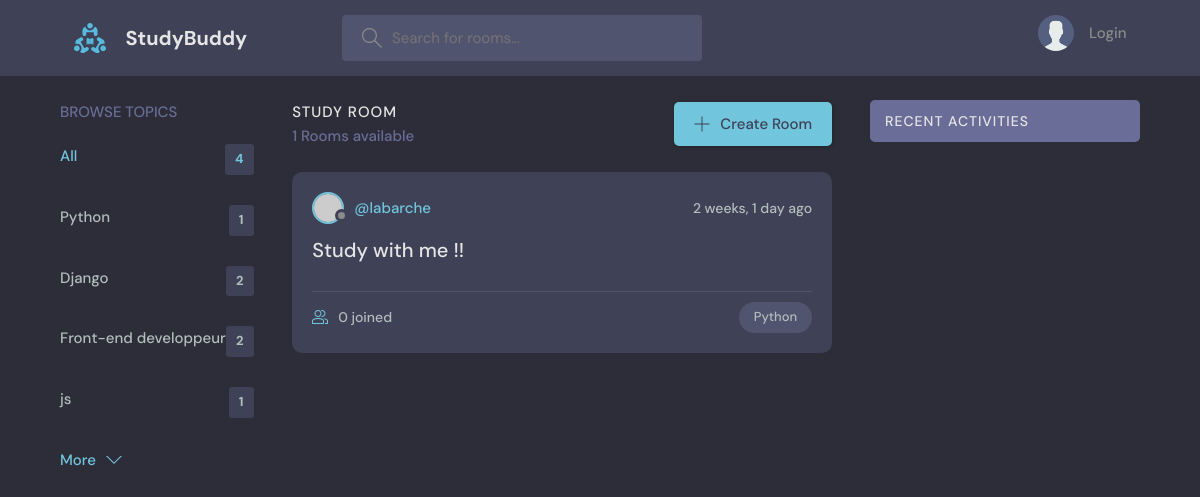
The app's page /?q=Python, older data.
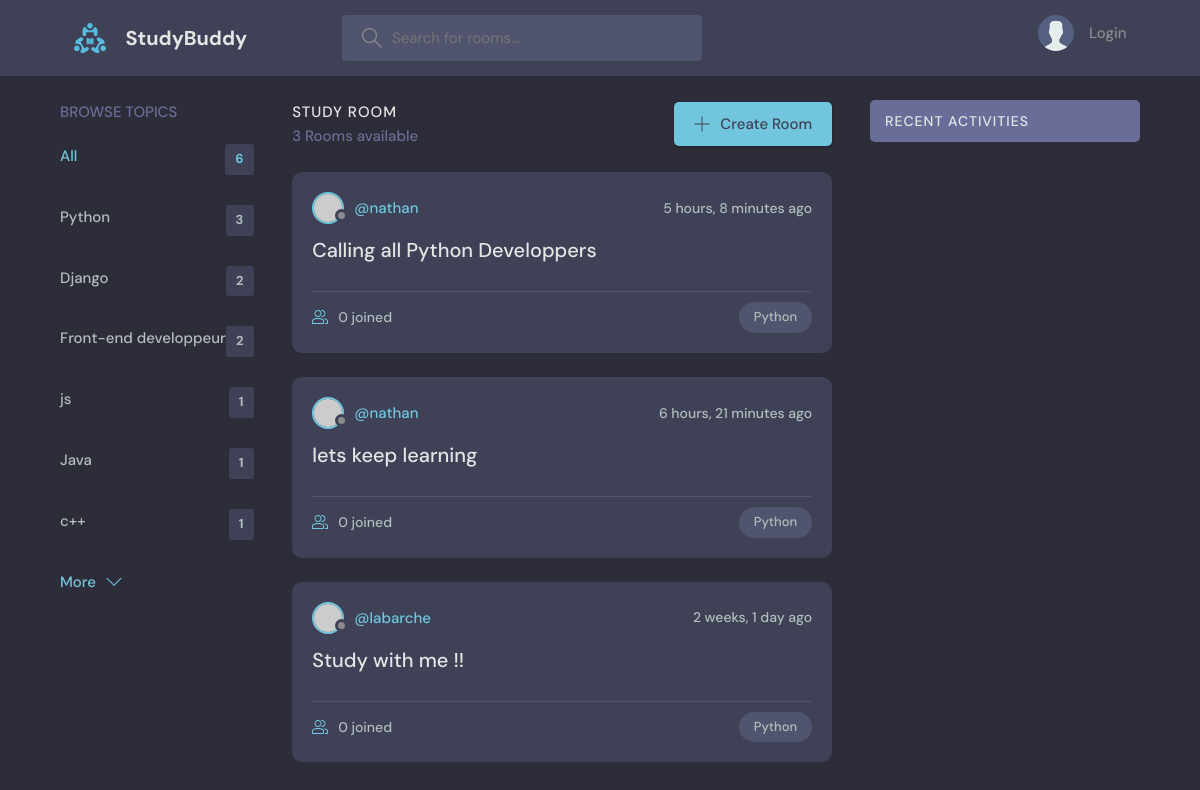
The same page, newer data.
### base/models.py (models this page shows, shortened)
class Topic(models.Model):
    name = models.CharField(max_length=200)

class Room(models.Model):
    host = models.ForeignKey(User, on_delete=models.SET_NULL, null=True)
    topic = models.ForeignKey(Topic, on_delete=models.SET_NULL, null=True)
    name = models.CharField(max_length=200)
    description = models.TextField(blank=True, null=True)
    participants = models.ManyToManyField(User, related_name='participants', blank=True)
    updated = models.DateTimeField(auto_now=True)
    created = models.DateTimeField(auto_now_add=True)
    class Meta :
        ordering = ['-created', '-updated']

### base/views.py (the view)
# urls.py: path("", views.home, name="home"),
def home(request):
    q = request.GET.get("q") if request.GET.get("q") != None else ""
    rooms = Room.objects.filter(
        Q(topic__name__icontains=q) |
        Q(name__icontains=q) |
        Q(description__icontains=q)
    )
    topics = Topic.objects.all()
    room_count = rooms.count()
    room_messages = Message.objects.filter(Q(room__topic__name__icontains=q) | Q(room__description__icontains=q))
    context = {"rooms": rooms, "topics": topics,
               "room_count": room_count, "room_messages": room_messages}
    return render(request, "base/home.html", context)

### base/templates/base/home.html (shortened to what this page needs)
{% extends 'main.html'%}
{%block content%}
    <main class="layout layout--3">
      <div class="container">
        {% include 'base/topics_component.html'%}
        <div class="roomList">
          <div class="roomList__header">
            <div>
              <h2>Study Room</h2>
              <p>{{ room_count }} Rooms available</p>
            </div>
            <a class="btn btn--main" href="{%url 'create-room'%}">
              <svg version="1.1" xmlns="http://www.w3.org/2000/svg" width="32" height="32" viewBox="0 0 32 32">
                <title>add</title>
                <path
                  d="M16.943 0.943h-1.885v14.115h-14.115v1.885h14.115v14.115h1.885v-14.115h14.115v-1.885h-14.115v-14.115z"
                ></path>
              </svg>
              Create Room
            </a>
          </div>
          {% include 'base/feed_component.html'%}
        </div>
        {%include 'base/activity_component.html'%}
      </div>
    </main>
{%endblock%}

### base/templates/base/topics_component.html
<div class="topics">
  <div class="topics__header">
    <h2>Browse Topics</h2>
  </div>
  <ul class="topics__list">
    <li>
      <a href="{%url 'home'%}" class="active">All <span>{{topics.count}}</span></a>
    </li>
    {% for topic in topics %}
    <li>
      <a href="{% url 'home' %}?q={{ topic.name }}">{{topic.name}} <span>{{topic.room_set.all.count}}</span></a>
    </li>
    {% endfor %}
  </ul>
  <a class="btn btn--link" href="topics.html">
    More
    <svg version="1.1" xmlns="http://www.w3.org/2000/svg" width="32" height="32" viewBox="0 0 32 32">
      <title>chevron-down</title>
      <path d="M16 21l-13-13h-3l16 16 16-16h-3l-13 13z"></path>
    </svg>
  </a>
</div>

### base/templates/base/feed_component.html (shortened to what this page needs)
{% for room in rooms %}
  <div class="roomListRoom">
    <div class="roomListRoom__header">
      <a href="{%url 'user-profile' room.host.id %}" class="roomListRoom__author">
        <div class="avatar avatar--small">
          <img src="https://randomuser.me/api/portraits/women/11.jpg" />
        </div>
        <span>@{{room.host.username}}</span>
      </a>
      <div class="roomListRoom__actions">
        <span>{{room.created|timesince}} ago</span>
      </div>
    </div>
    <div class="roomListRoom__content">
      <a href="{% url 'room' room.id %}">{{room.name}}</a>
    </div>
    <div class="roomListRoom__meta">
      <a href="{% url 'room' room.id %}" class="roomListRoom__joined">
        {{room.participants.all.count}} joined
      </a>
      <p class="roomListRoom__topic">{{room.topic.name}}</p>
    </div>
  </div>
{% endfor %}

Row changes from the older to the newer data that the page shows:
computed for Topic "Python": room_set.all.count "1" → "3"
added Topic: name "Java", room_set.all.count "1"
added Topic: name "c++", room_set.all.count "1"
added Room: host.username "nathan", created "5 hours, 8 minutes", name "Calling all Python Developpers", participants.all.count "0", topic.name "Python"
added Room: host.username "nathan", created "6 hours, 21 minutes", name "lets keep learning", participants.all.count "0", topic.name "Python"
Text that changed along with them:
{{ topics.count }}: "4" → "6"
{{ room_count }}: "1" → "3"
